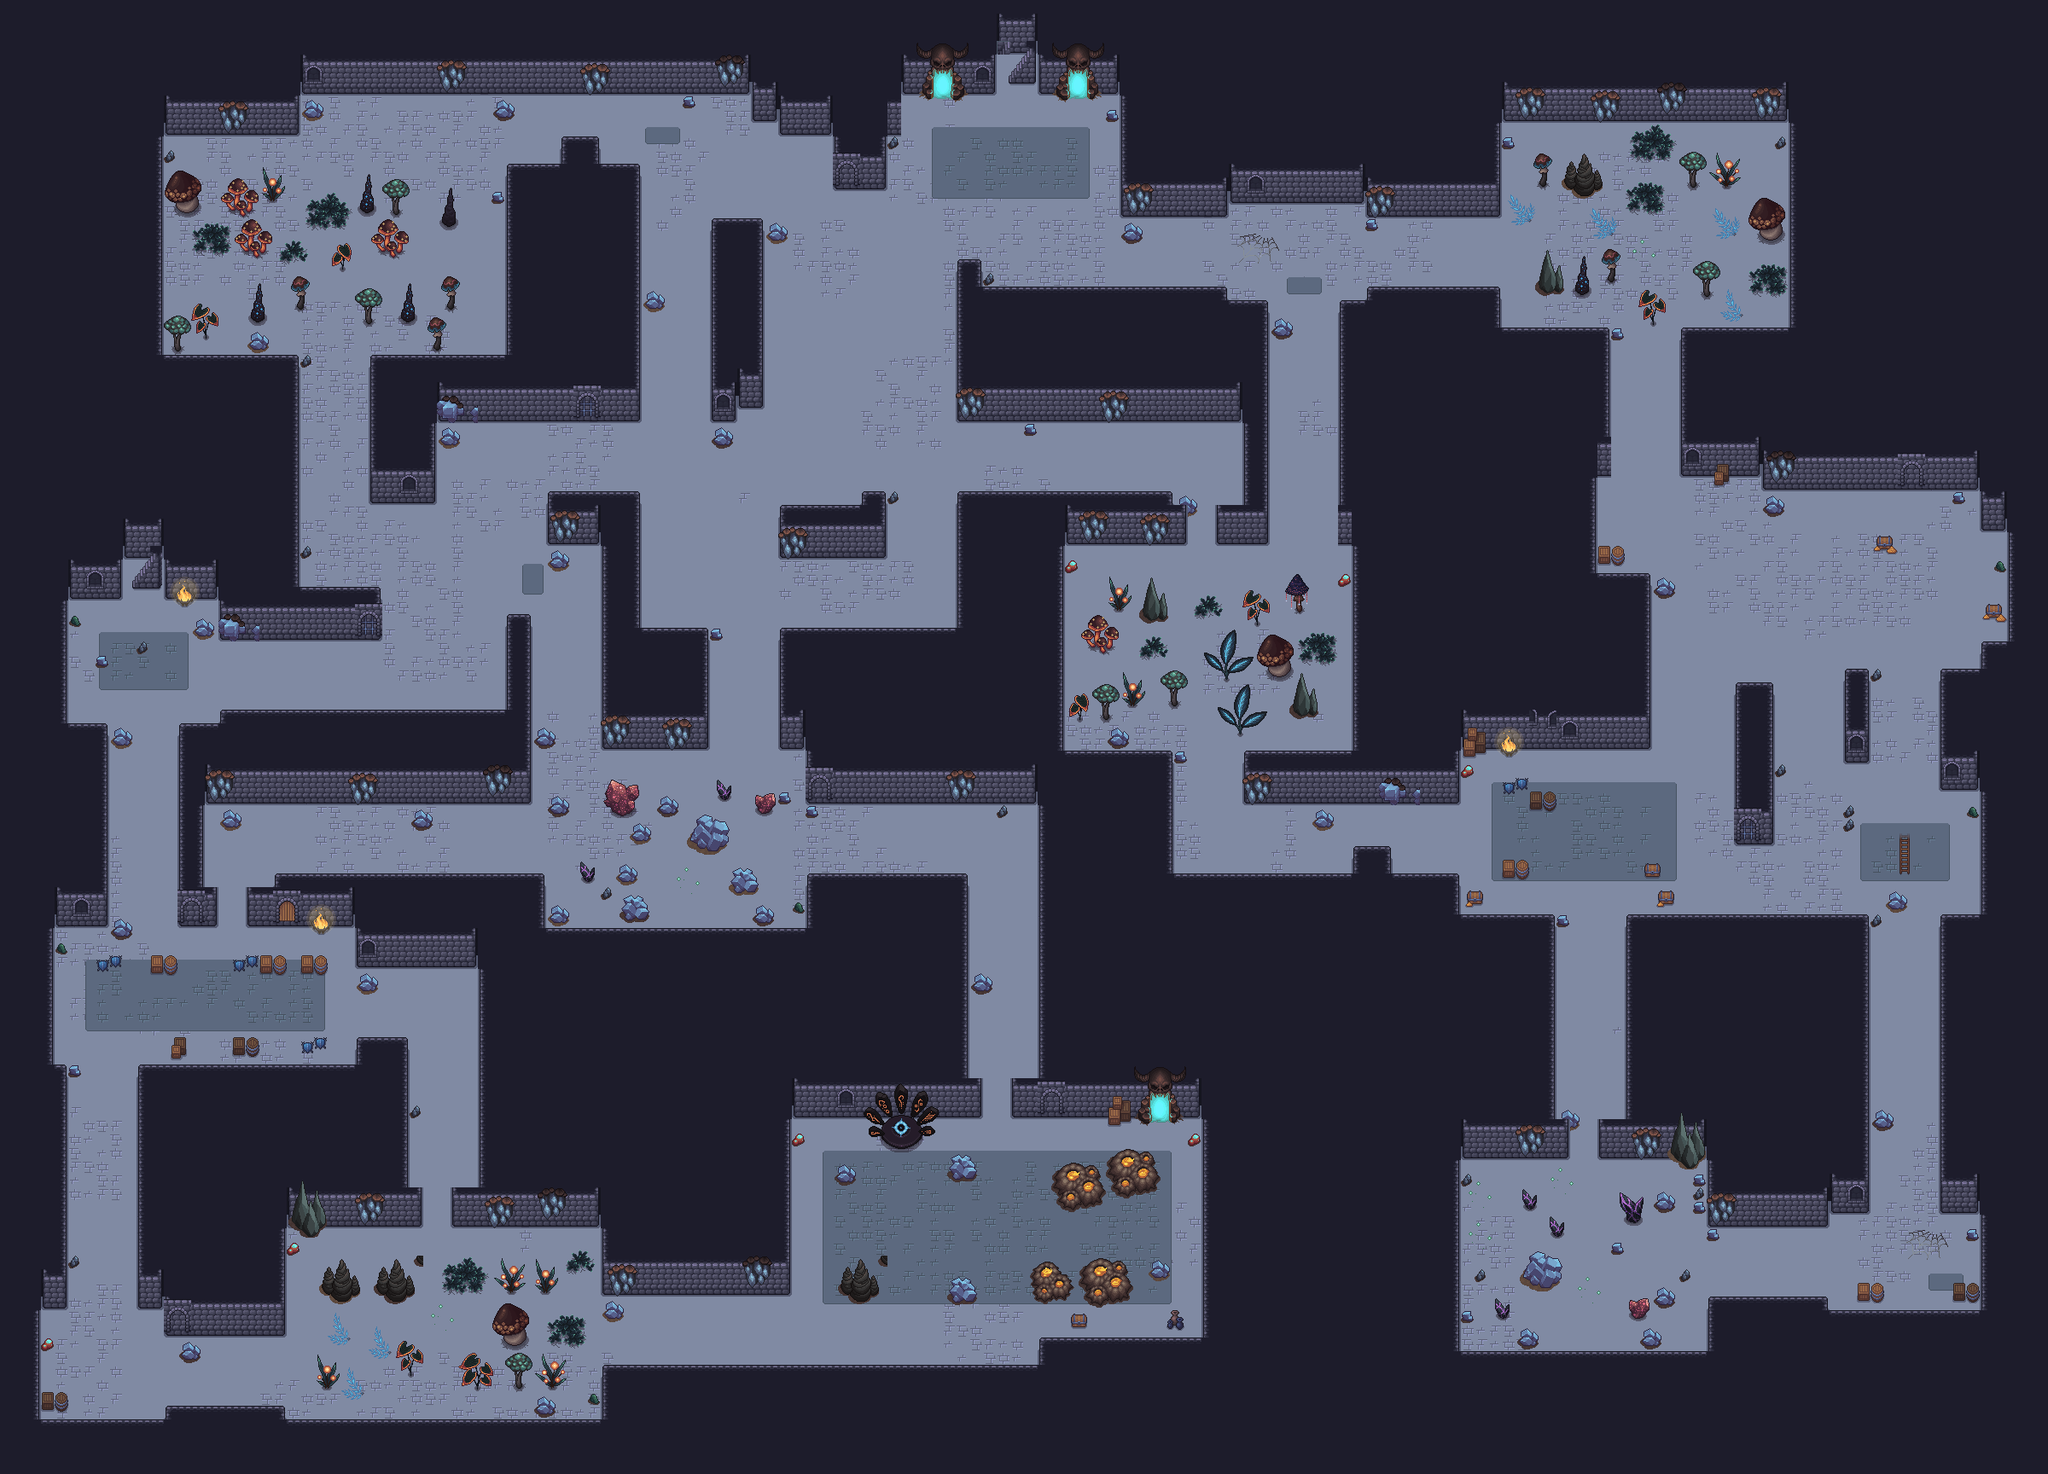

A 2D game scene composited from a Tiled map and its tileset images. What follows is a short description and the map's XML, with each tile layer's data collapsed to a summary:
An orthogonal 150x108 tile map with 16x16 px tiles, 8 tile layers (Zemin, Zemin ayrıntı, Zemin süsü, Duvar, ...), 1 hidden layer not drawn, 12 tilesets and 166 objects (106x isik, 16x kaynak, 13x sakin, 7x saklanma, 7x kapi, ...).

<map version="1.10" tiledversion="1.12.2" orientation="orthogonal" renderorder="right-down" width="150" height="108" tilewidth="16" tileheight="16" infinite="0" nextlayerid="12" nextobjectid="167">
 <properties>
  <property name="zindan" value="boynuzlu_kapi" />
  <property name="ad" value="Boynuzlu Kapı" />
 </properties>
 <tileset firstgid="1" source="boynuzlu_kapi/walls_floor.tsx" />
 <tileset firstgid="494" source="boynuzlu_kapi/tapinak_esyalari.tsx" />
 <tileset firstgid="710" source="boynuzlu_kapi/fire_animation.tsx" />
 <tileset firstgid="908" source="boynuzlu_kapi/fire_animation2.tsx" />
 <tileset firstgid="980" source="boynuzlu_kapi/isiyan_nesneler.tsx" />
 <tileset firstgid="1883" source="boynuzlu_kapi/isiyan_ayrinti.tsx" />
 <tileset firstgid="2366" source="boynuzlu_kapi/Shinies_animation.tsx" />
 <tileset firstgid="2831" source="boynuzlu_kapi/Wisps.tsx" />
 <tileset firstgid="3875" source="boynuzlu_kapi/Totem_animation.tsx" />
 <tileset firstgid="4271" source="boynuzlu_kapi/magara_nesneleri.tsx" />
 <tileset firstgid="6413" source="boynuzlu_kapi/lav_kayalari.tsx" />
 <tileset firstgid="7089" source="boynuzlu_kapi/engel.tsx" />
 <layer id="1" name="Zemin" width="150" height="108">
  <data>[16200 cells, 8469 non-empty, 5 distinct tile ids]</data>
 </layer>
 <layer id="2" name="Zemin ayrıntı" width="150" height="108">
  <data>[16200 cells, 698 non-empty, 13 distinct tile ids]</data>
 </layer>
 <layer id="3" name="Zemin süsü" width="150" height="108">
  <data>[16200 cells, 494 non-empty, 118 distinct tile ids]</data>
 </layer>
 <layer id="4" name="Duvar" width="150" height="108">
  <data>[16200 cells, 9473 non-empty, 15 distinct tile ids]</data>
 </layer>
 <layer id="5" name="Duvar süsü" width="150" height="108">
  <data>[16200 cells, 454 non-empty, 93 distinct tile ids]</data>
 </layer>
 <layer id="6" name="Eşya alt" width="150" height="108">
  <data>[16200 cells, 4 non-empty, 4 distinct tile ids]</data>
 </layer>
 <layer id="7" name="Eşya" width="150" height="108">
  <data>[16200 cells, 713 non-empty, 312 distinct tile ids]</data>
 </layer>
 <layer id="8" name="Eşya üst" width="150" height="108">
  <data>[16200 cells, 76 non-empty, 26 distinct tile ids]</data>
 </layer>
 <layer id="9" name="Engel" width="150" height="108" visible="0" opacity="0.45">
  <data>[16200 cells, 9803 non-empty, 4 distinct tile ids]</data>
 </layer>
 <objectgroup id="10" name="Etkileşimler">
  <object id="1" name="Boynuz Merdiveni" type="cikis" x="1168" y="64" width="48" height="48">
   <properties>
    <property name="ana" value="1" />
   </properties>
  </object>
  <object id="2" name="Doğuş" type="dogus" x="1168" y="160" width="48" height="32">
  </object>
  <object id="3" name="Boynuz Totemi" type="sunak" x="1008" y="1344" width="96" height="32">
  </object>
  <object id="4" name="ışık" type="isik" x="1056" y="1304" width="0" height="0">
   <properties>
    <property name="r" value="170" />
    <property name="renk" value="0.45,1.00,0.95" />
    <property name="g" value="1.20" />
    <property name="titre" value="1" />
   </properties>
  </object>
  <object id="5" name="isik_kristali" type="kaynak" x="1328" y="1520" width="32" height="48">
   <properties>
    <property name="tur" value="isik_kristali" />
   </properties>
  </object>
  <object id="6" name="isik_kristali" type="kaynak" x="944" y="1280" width="32" height="48">
   <properties>
    <property name="tur" value="isik_kristali" />
   </properties>
  </object>
  <object id="7" name="isik_kristali" type="kaynak" x="1264" y="1280" width="32" height="48">
   <properties>
    <property name="tur" value="isik_kristali" />
   </properties>
  </object>
  <object id="8" name="ışık" type="isik" x="1232" y="1497" width="0" height="0">
   <properties>
    <property name="r" value="70" />
    <property name="renk" value="1.00,0.55,0.25" />
    <property name="g" value="0.60" />
    <property name="titre" value="0" />
   </properties>
  </object>
  <object id="9" name="ışık" type="isik" x="1328" y="1369" width="0" height="0">
   <properties>
    <property name="r" value="70" />
    <property name="renk" value="1.00,0.55,0.25" />
    <property name="g" value="0.60" />
    <property name="titre" value="0" />
   </properties>
  </object>
  <object id="10" name="ışık" type="isik" x="1296" y="1497" width="0" height="0">
   <properties>
    <property name="r" value="70" />
    <property name="renk" value="1.00,0.55,0.25" />
    <property name="g" value="0.60" />
    <property name="titre" value="0" />
   </properties>
  </object>
  <object id="11" name="ışık" type="isik" x="1264" y="1385" width="0" height="0">
   <properties>
    <property name="r" value="70" />
    <property name="renk" value="1.00,0.55,0.25" />
    <property name="g" value="0.60" />
    <property name="titre" value="0" />
   </properties>
  </object>
  <object id="12" name="ışık" type="isik" x="992" y="1372" width="0" height="0">
   <properties>
    <property name="r" value="70" />
    <property name="renk" value="0.45,1.00,0.95" />
    <property name="g" value="0.60" />
    <property name="titre" value="0" />
   </properties>
  </object>
  <object id="13" name="ışık" type="isik" x="1128" y="1363" width="0" height="0">
   <properties>
    <property name="r" value="70" />
    <property name="renk" value="0.45,1.00,0.95" />
    <property name="g" value="0.60" />
    <property name="titre" value="0" />
   </properties>
  </object>
  <object id="14" name="ışık" type="isik" x="1128" y="1507" width="0" height="0">
   <properties>
    <property name="r" value="70" />
    <property name="renk" value="0.45,1.00,0.95" />
    <property name="g" value="0.60" />
    <property name="titre" value="0" />
   </properties>
  </object>
  <object id="15" name="ışık" type="isik" x="1360" y="1484" width="0" height="0">
   <properties>
    <property name="r" value="70" />
    <property name="renk" value="0.45,1.00,0.95" />
    <property name="g" value="0.60" />
    <property name="titre" value="0" />
   </properties>
  </object>
  <object id="16" name="kalp" type="sakin" x="944" y="1328" width="448" height="224">
   <properties>
    <property name="profil" value="kalp" />
    <property name="adet" value="9" />
   </properties>
  </object>
  <object id="17" name="Kristal Yarığı" type="cikis" x="144" y="656" width="48" height="48">
   <properties>
    <property name="ana" value="0" />
   </properties>
  </object>
  <object id="18" name="ışık" type="isik" x="216" y="707" width="0" height="0">
   <properties>
    <property name="r" value="118" />
    <property name="renk" value="1.00,0.70,0.35" />
    <property name="g" value="1.00" />
    <property name="titre" value="1" />
   </properties>
  </object>
  </objectgroup>
</map>
<!-- 148 of 166 objects omitted -->
